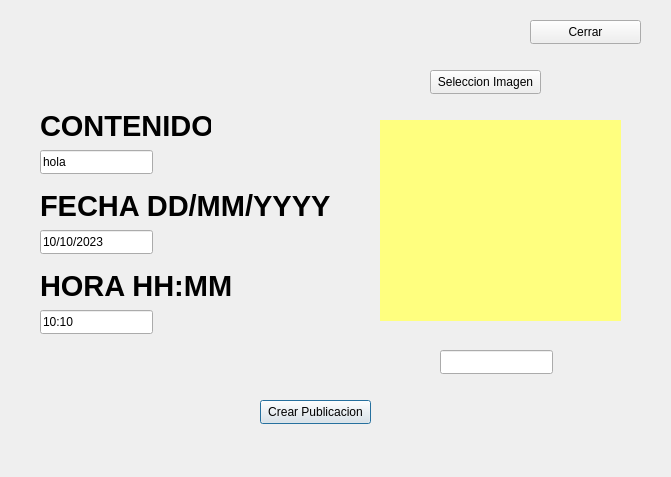
<?xml version="1.0" encoding="UTF-8"?>
<ui version="4.0">
 <class>crearPublicacion</class>
 <widget class="QDialog" name="crearPublicacion">
  <property name="geometry">
   <rect>
    <x>0</x>
    <y>0</y>
    <width>671</width>
    <height>477</height>
   </rect>
  </property>
  <property name="windowTitle">
   <string>Dialog</string>
  </property>
  <widget class="QPushButton" name="agregarPublicacionBtn">
   <property name="geometry">
    <rect>
     <x>260</x>
     <y>400</y>
     <width>111</width>
     <height>24</height>
    </rect>
   </property>
   <property name="text">
    <string>Crear Publicacion</string>
   </property>
  </widget>
  <widget class="QLineEdit" name="contenidoEdit">
   <property name="geometry">
    <rect>
     <x>40</x>
     <y>150</y>
     <width>113</width>
     <height>24</height>
    </rect>
   </property>
   <property name="text">
    <string>hola</string>
   </property>
  </widget>
  <widget class="QLineEdit" name="fechaPublicacionEdit">
   <property name="geometry">
    <rect>
     <x>40</x>
     <y>230</y>
     <width>113</width>
     <height>24</height>
    </rect>
   </property>
   <property name="text">
    <string>10/10/2023</string>
   </property>
  </widget>
  <widget class="QLineEdit" name="horaPublicacionEdit">
   <property name="geometry">
    <rect>
     <x>40</x>
     <y>310</y>
     <width>113</width>
     <height>24</height>
    </rect>
   </property>
   <property name="text">
    <string>10:10</string>
   </property>
  </widget>
  <widget class="QLabel" name="label">
   <property name="geometry">
    <rect>
     <x>40</x>
     <y>110</y>
     <width>171</width>
     <height>31</height>
    </rect>
   </property>
   <property name="font">
    <font>
     <pointsize>22</pointsize>
     <bold>true</bold>
    </font>
   </property>
   <property name="text">
    <string>CONTENIDO</string>
   </property>
  </widget>
  <widget class="QLabel" name="label_2">
   <property name="geometry">
    <rect>
     <x>40</x>
     <y>190</y>
     <width>301</width>
     <height>31</height>
    </rect>
   </property>
   <property name="font">
    <font>
     <pointsize>22</pointsize>
     <bold>true</bold>
    </font>
   </property>
   <property name="text">
    <string>FECHA DD/MM/YYYY</string>
   </property>
  </widget>
  <widget class="QLabel" name="label_3">
   <property name="geometry">
    <rect>
     <x>40</x>
     <y>270</y>
     <width>211</width>
     <height>31</height>
    </rect>
   </property>
   <property name="font">
    <font>
     <pointsize>22</pointsize>
     <bold>true</bold>
    </font>
   </property>
   <property name="text">
    <string>HORA HH:MM</string>
   </property>
  </widget>
  <widget class="QPushButton" name="seleccionarImagenBtn">
   <property name="geometry">
    <rect>
     <x>430</x>
     <y>70</y>
     <width>111</width>
     <height>24</height>
    </rect>
   </property>
   <property name="text">
    <string>Seleccion Imagen</string>
   </property>
  </widget>
  <widget class="QLineEdit" name="imagenPathLine">
   <property name="geometry">
    <rect>
     <x>440</x>
     <y>350</y>
     <width>113</width>
     <height>24</height>
    </rect>
   </property>
  </widget>
  <widget class="QLabel" name="imagenLabel">
   <property name="geometry">
    <rect>
     <x>380</x>
     <y>120</y>
     <width>241</width>
     <height>201</height>
    </rect>
   </property>
   <property name="styleSheet">
    <string notr="true">background-color: rgb(255, 255, 127);</string>
   </property>
   <property name="text">
    <string/>
   </property>
  </widget>
  <widget class="QPushButton" name="cerrarBtn">
   <property name="geometry">
    <rect>
     <x>530</x>
     <y>20</y>
     <width>111</width>
     <height>24</height>
    </rect>
   </property>
   <property name="text">
    <string>Cerrar</string>
   </property>
  </widget>
 </widget>
 <resources/>
 <connections/>
</ui>
